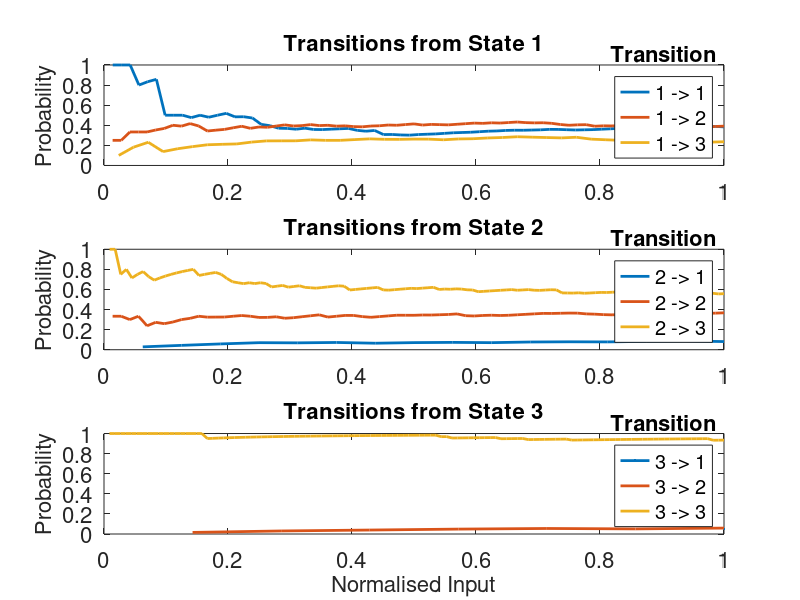

Recreate this plot in MATLAB.
clear all
close all 

load('states.mat');
%% filter 
min = 2;
max = 2.5;

temp = sum((demented(3,4,:)+demented(3,3,:)/12) > min & (demented(3,4,:)+demented(3,3,:)/12) < max)
vector = zeros(3,56,temp);

for i = 1 : length(demented)
    if (demented(3,4,i)+demented(3,3,i)/12) >= min & (demented(3,4,i)+demented(3,3,i)/12) < max
       vector(:,:,i) =  demented(:,:,i);
    end
end
%% Weight matrix
weights = cell(3,1);

t0 = 3;
t1 = 3;

lngth = 0;

for t0 = 1 : 3
    temp1 = 0;
    for t1 = 1 : 3
        temp = sum(vector(1,56,:) == t0 & vector(2,56,:) == t1);
        temp1 = temp1 + temp;
    end
        temp = zeros(3,temp1);
        temp(1,:) = 1: length(temp);  
        count = 1;
        
        for i = 1 :length(vector)   
            if(vector(1,56,i) == t0)
                temp(2,count) = vector(2,56,i);
                temp(3,count) = sum(temp(2,:) == temp(2,count))./count;
                count = count + 1;
            end  
        end 
        
        
        for i = 1 : length(temp) 
            for t1 = 1: 3
                if temp(2,i) == t1
                    temp(1,i) = sum(temp(2,1:i) == t1)/ sum(temp(2,:) == t1);
                end
            end   
        end
        
        weights{t0} = temp;
end

figure;
for t0 = 1 : 3
    subplot(3,1,t0);
    for t1 = 1  : 3
        temp = zeros(sum(weights{t0,1}(2,:) == t1),2);
        count = 1;
        for i  = 1: length(weights{t0,1})
            if weights{t0,1}(2,i) == t1
                temp(count,1) = weights{t0,1}(1,i);
                temp(count,2) = weights{t0,1}(3,i);
                count = count + 1;
            end
        end
        plot(temp(:,1),temp(:,2),'LineWidth',2);
        hold on
    end
    set(gca, 'FontSize', 16)
    lgd = legend([num2str(t0),' -> 1'], [num2str(t0),' -> 2'],[num2str(t0),' -> 3']);
    title(lgd,'Transition')
    title(['Transitions from State ' num2str(t0)], 'FontSize', 16);
    ylabel('Probability', 'FontSize', 16);
    

end

xlabel('Normalised Input', 'FontSize', 16);


